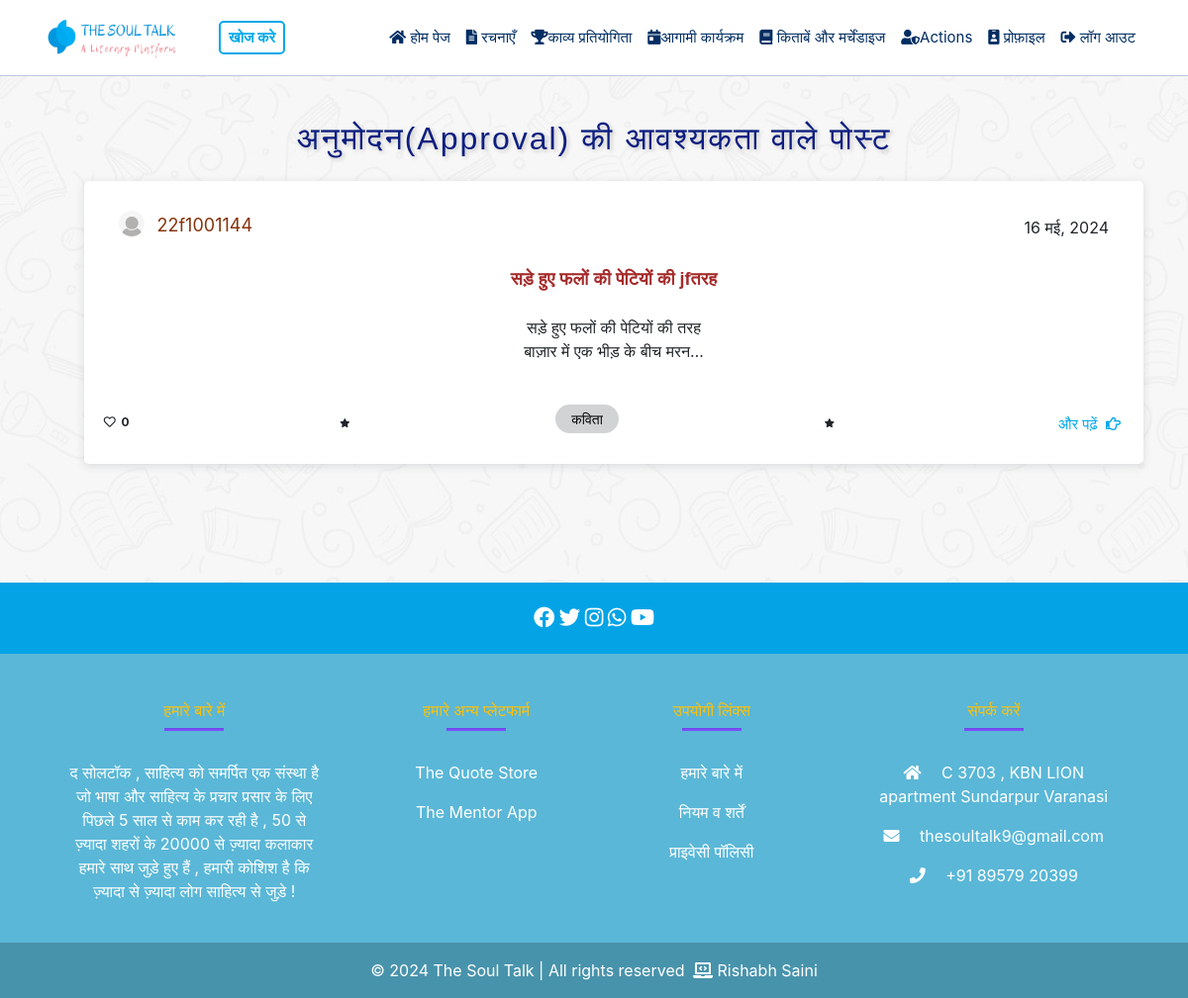
The app's page /post-to-approve-list/ (signed in), older data.
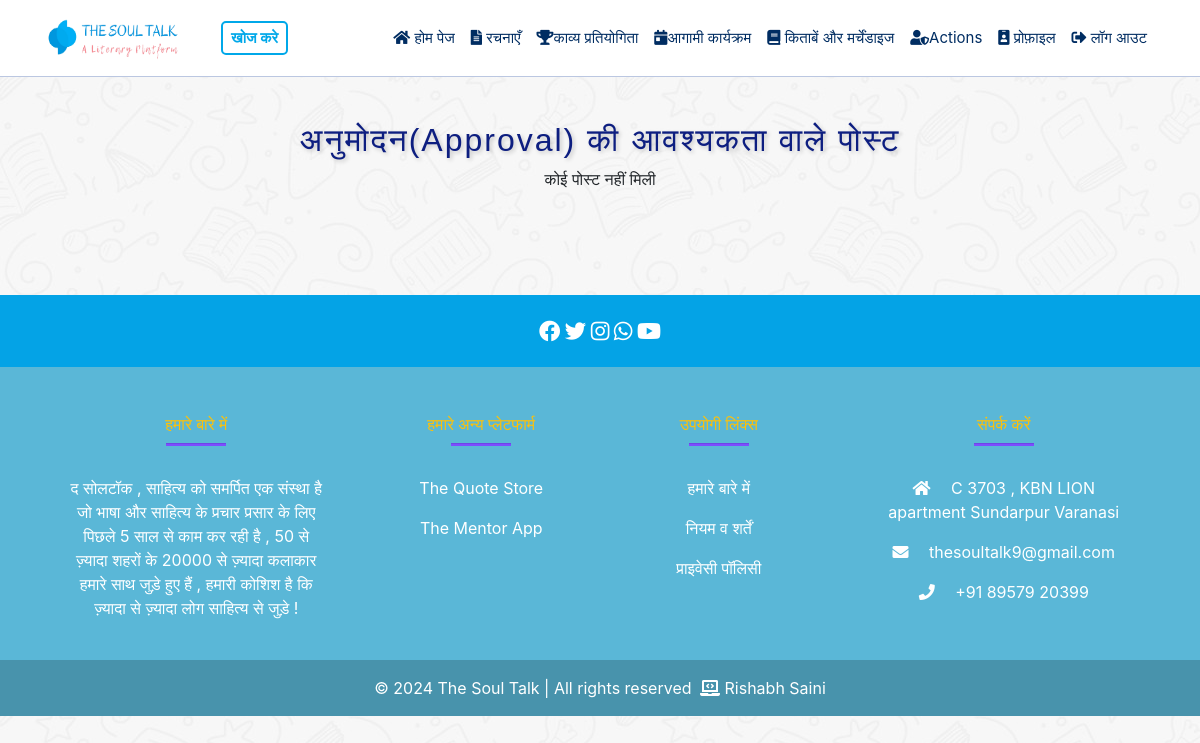
The same page, newer data.
### mainApp/models.py (models this page shows, shortened)
class Post(models.Model):
    title = models.CharField(max_length=100)
    description = models.TextField()
    category = models.ForeignKey(Category, on_delete=models.CASCADE)
    created_by = models.ForeignKey(CustomUser, on_delete=models.CASCADE)
    created_at = models.DateTimeField(auto_now_add=True)
    approved = models.BooleanField(default=False)  # New field for approval status
    declined = models.BooleanField(default=False)
    likes = models.ManyToManyField(CustomUser, through='Like', related_name='liked_posts')
    likes_count = models.IntegerField(default=0)

class CustomUser(AbstractUser):
    is_admin = models.BooleanField(default=False)
    is_owner = models.BooleanField(default=False)
    phone_no = models.CharField(max_length=15, blank=True, null=True)

class Category(models.Model):
    name_en = models.CharField(max_length=100, verbose_name="English Name",unique=True)
    name_hi = models.CharField(max_length=100, verbose_name="Hindi Name",unique=True)
    class Meta:
        verbose_name_plural = "Categories"

### mainApp/views.py (the view)
# urls.py: path('post-to-approve-list/', views.post_to_approve_list, name='post-to-approve-list'),
@login_required
def post_to_approve_list(request):
    if request.user.is_admin or request.user.is_owner:
        posts_to_approve = Post.objects.filter(approved=False).order_by('-created_at')
        return render(request, 'post_to_approve.html', {'posts_to_approve': posts_to_approve})
    else:
        messages.error(request, "You are not authorized to access this page.")
        return redirect('index')

### mainApp/templates/post_to_approve.html
{% extends "base.html" %}
{% block content %}
<h2>अनुमोदन(Approval) की आवश्यकता वाले पोस्ट</h2>
{% if posts_to_approve %}
<ul>
    {% for post in posts_to_approve %}
    {% include 'partials/post_details.html' %}
    {% endfor %}
</ul>
{% else %}
<p class="card-text text-center " >कोई पोस्ट नहीं मिली</p>
{% endif %}
{% endblock %}

### mainApp/templates/partials/post_details.html
<div class="card bg-card-image mt-4">
    <div class="row">
        <div class="col-md-12">
            <div class="card-body">
                <div class="d-flex author-info justify-content-between align-items-center">
                    <div class="profile-pic ">
                        <img src="{% if post.created_by.profile.profile_image %}{{ post.created_by.profile.profile_image.url }}{% else %}/media/profile_images/default.png{% endif %}"
                            alt="Profile Image" class="profile-image img-fluid rounded-circle">
                                    <a href="{% url 'profile' username=post.created_by.username %}" class="profile-link">{{ post.created_by.username }}</a>
                        </div>
                    <div>
                        <p class="card-text mb-0 post-date">
                            {{ post.created_at|date:"d F, Y" }}
                        </p>
                    </div>
                </div>
                <div>
                    <h5 class="card-title"  style="color: brown;">
                        <strong>{{ post.title }}</strong>
                    </h5>
                </div>
                <div>
                    <p class="card-text text-center">
                    <p style="white-space: pre-wrap;" class="card-text text-center">{{ post.description|truncatechars:60 }}</pre>
                    </p>
                </div>
            </div>
            <div class="row mt-4 mt-sm-0">
                <div class="col-md-12 category-info d-flex justify-content-between align-items-center">
                    <p class="badge text-black">
                        <i class="far fa-heart"></i>&nbsp; {{ post.likes_count }}
                    </p>
                    <p class="badge text-black">
                        <i class="fa fa-solid fa-star fa-xs"></i>
                    </p>
                    <a href="{% url 'category-posts' post.category.id %}" style="text-decoration:none;" class="mb-4">
                        <p class="badge custom-badge"
                            style="font-family: 'Biryani', sans-serif; font-size: 14px; font-weight:normal;">
                            {{ post.category.name_hi }}
                        </p>
                    </a>
                    <p class="badge text-black">
                        <i class="fa fa-solid fa-star fa-xs"></i>
                    </p>
                    <a href="{% url 'full_post' post.id %}" class="card-link">
                        <p class="read-more">
                            और पढ़ें &nbsp;<i class="far fa-hand-point-right"></i>
                        </p>
                    </a>
                </div>
            </div>
        </div>
    </div>
</div>

Row changes from the older to the newer data that the page shows:
removed Post: created_by.username "22f1001144", created_at "16 मई, 2024", title "सड़े हुए फलों की पेटियों की jfतरह", description "सड़े हुए फलों की पेटियों की तरह बाज़ार में एक भीड़ के बीच मरन…", likes_count "0", category.name_hi "कविता"
Text that changed along with them:
text now shown: "कोई पोस्ट नहीं मिली"
